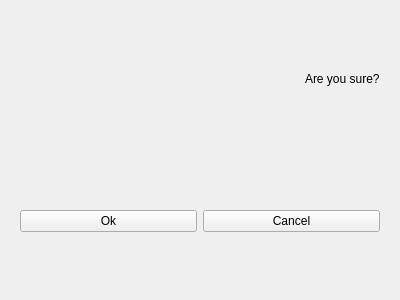
<?xml version="1.0" encoding="UTF-8"?>
<ui version="4.0">
 <class>FormWarning</class>
 <widget class="QWidget" name="FormWarning">
  <property name="geometry">
   <rect>
    <x>0</x>
    <y>0</y>
    <width>400</width>
    <height>300</height>
   </rect>
  </property>
  <property name="windowTitle">
   <string>Form</string>
  </property>
  <layout class="QVBoxLayout" name="verticalLayout">
   <item>
    <widget class="QFrame" name="frame">
     <property name="frameShape">
      <enum>QFrame::NoFrame</enum>
     </property>
     <property name="frameShadow">
      <enum>QFrame::Plain</enum>
     </property>
     <layout class="QHBoxLayout" name="horizontalLayout_2">
      <item>
       <widget class="QLabel" name="label_2">
        <property name="text">
         <string/>
        </property>
        <property name="pixmap">
         <pixmap resource="resources.qrc">:/Files/images/warning.png</pixmap>
        </property>
       </widget>
      </item>
      <item>
       <widget class="QLabel" name="label">
        <property name="sizePolicy">
         <sizepolicy hsizetype="Maximum" vsizetype="Minimum">
          <horstretch>0</horstretch>
          <verstretch>0</verstretch>
         </sizepolicy>
        </property>
        <property name="text">
         <string>Are you sure?</string>
        </property>
       </widget>
      </item>
     </layout>
    </widget>
   </item>
   <item>
    <widget class="QFrame" name="frame_2">
     <property name="frameShape">
      <enum>QFrame::NoFrame</enum>
     </property>
     <property name="frameShadow">
      <enum>QFrame::Raised</enum>
     </property>
     <layout class="QHBoxLayout" name="horizontalLayout">
      <item>
       <widget class="QPushButton" name="button_ok">
        <property name="text">
         <string>Ok</string>
        </property>
        <property name="icon">
         <iconset resource="resources.qrc">
          <normaloff>:/Files/images/ok.png</normaloff>:/Files/images/ok.png</iconset>
        </property>
       </widget>
      </item>
      <item>
       <widget class="QPushButton" name="button_cancel">
        <property name="text">
         <string>Cancel</string>
        </property>
        <property name="icon">
         <iconset resource="resources.qrc">
          <normaloff>:/Files/images/cancel.png</normaloff>:/Files/images/cancel.png</iconset>
        </property>
       </widget>
      </item>
     </layout>
    </widget>
   </item>
  </layout>
 </widget>
 <resources>
  <include location="resources.qrc"/>
 </resources>
 <connections/>
</ui>
